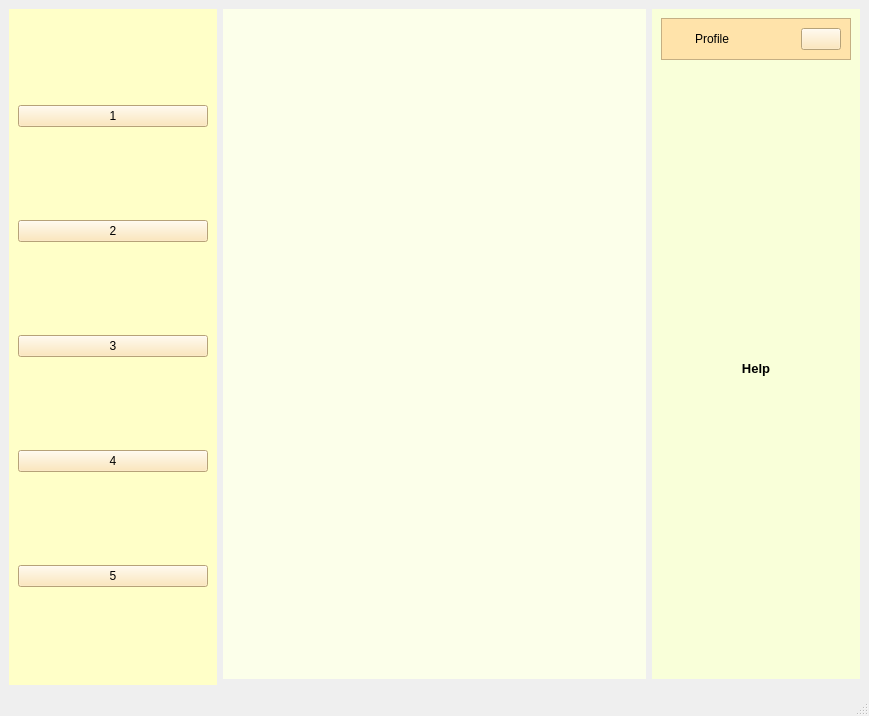
<?xml version="1.0" encoding="UTF-8"?>
<ui version="4.0">
 <class>MainWindow</class>
 <widget class="QMainWindow" name="MainWindow">
  <property name="geometry">
   <rect>
    <x>0</x>
    <y>0</y>
    <width>869</width>
    <height>716</height>
   </rect>
  </property>
  <property name="sizePolicy">
   <sizepolicy hsizetype="Preferred" vsizetype="Preferred">
    <horstretch>0</horstretch>
    <verstretch>0</verstretch>
   </sizepolicy>
  </property>
  <property name="windowTitle">
   <string>MainWindow</string>
  </property>
  <widget class="QWidget" name="centralwidget">
   <property name="sizePolicy">
    <sizepolicy hsizetype="Expanding" vsizetype="Expanding">
     <horstretch>0</horstretch>
     <verstretch>0</verstretch>
    </sizepolicy>
   </property>
   <layout class="QGridLayout" name="gridLayout">
    <item row="0" column="0" rowspan="2">
     <widget class="QWidget" name="widget" native="true">
      <property name="maximumSize">
       <size>
        <width>523</width>
        <height>16777215</height>
       </size>
      </property>
      <property name="styleSheet">
       <string notr="true">QWidget {
    background-color: rgb(255, 255, 200);
}


QPushButton {
	background-color: rgb(255, 227, 170);
}

QPushButton:hover {
    background-color: rgb(150, 150, 255); 
}

</string>
      </property>
      <layout class="QVBoxLayout" name="verticalLayout">
       <item>
        <widget class="QPushButton" name="pushButton">
         <property name="styleSheet">
          <string notr="true"/>
         </property>
         <property name="text">
          <string>1</string>
         </property>
        </widget>
       </item>
       <item>
        <widget class="QPushButton" name="pushButton_2">
         <property name="text">
          <string>2</string>
         </property>
        </widget>
       </item>
       <item>
        <widget class="QPushButton" name="pushButton_3">
         <property name="text">
          <string>3</string>
         </property>
        </widget>
       </item>
       <item>
        <widget class="QPushButton" name="pushButton_4">
         <property name="text">
          <string>4</string>
         </property>
        </widget>
       </item>
       <item>
        <widget class="QPushButton" name="pushButton_5">
         <property name="text">
          <string>5</string>
         </property>
        </widget>
       </item>
      </layout>
     </widget>
    </item>
    <item row="0" column="1" colspan="2">
     <widget class="QWidget" name="widget_2" native="true">
      <property name="styleSheet">
       <string notr="true">background-color: rgb(252, 255, 234);</string>
      </property>
      <layout class="QHBoxLayout" name="horizontalLayout">
       <item>
        <layout class="QGridLayout" name="gridLayout_2"/>
       </item>
      </layout>
     </widget>
    </item>
    <item row="0" column="3">
     <widget class="QWidget" name="centerMenuSubContainer" native="true">
      <property name="minimumSize">
       <size>
        <width>200</width>
        <height>0</height>
       </size>
      </property>
      <property name="styleSheet">
       <string notr="true">background-color: rgb(249, 255, 217);</string>
      </property>
      <layout class="QVBoxLayout" name="verticalLayout_7">
       <item alignment="Qt::AlignTop">
        <widget class="QFrame" name="frame_4">
         <property name="styleSheet">
          <string notr="true">
background-color: rgb(255, 227, 170);</string>
         </property>
         <property name="frameShape">
          <enum>QFrame::StyledPanel</enum>
         </property>
         <property name="frameShadow">
          <enum>QFrame::Raised</enum>
         </property>
         <layout class="QHBoxLayout" name="horizontalLayout_2">
          <item>
           <widget class="QLabel" name="label_2">
            <property name="text">
             <string>Profile</string>
            </property>
            <property name="alignment">
             <set>Qt::AlignCenter</set>
            </property>
           </widget>
          </item>
          <item alignment="Qt::AlignRight">
           <widget class="QPushButton" name="pushButton_7">
            <property name="toolTip">
             <string>CloseMenu</string>
            </property>
            <property name="text">
             <string/>
            </property>
            <property name="icon">
             <iconset resource="../../OneDrive/Pictures/resource files.qrc">
              <normaloff>:/icons/x-circle.svg</normaloff>:/icons/x-circle.svg</iconset>
            </property>
           </widget>
          </item>
         </layout>
        </widget>
       </item>
       <item alignment="Qt::AlignHCenter">
        <widget class="QStackedWidget" name="stackedWidget">
         <property name="currentIndex">
          <number>1</number>
         </property>
         <widget class="QWidget" name="page">
          <layout class="QVBoxLayout" name="verticalLayout_8">
           <item>
            <widget class="QLabel" name="label_3">
             <property name="font">
              <font>
               <pointsize>10</pointsize>
               <weight>75</weight>
               <bold>true</bold>
              </font>
             </property>
             <property name="text">
              <string>Settings</string>
             </property>
             <property name="alignment">
              <set>Qt::AlignCenter</set>
             </property>
            </widget>
           </item>
          </layout>
         </widget>
         <widget class="QWidget" name="page_3">
          <layout class="QVBoxLayout" name="verticalLayout_10">
           <item>
            <widget class="QLabel" name="label_4">
             <property name="font">
              <font>
               <pointsize>10</pointsize>
               <weight>75</weight>
               <bold>true</bold>
              </font>
             </property>
             <property name="text">
              <string>Help</string>
             </property>
             <property name="alignment">
              <set>Qt::AlignCenter</set>
             </property>
            </widget>
           </item>
          </layout>
         </widget>
         <widget class="QWidget" name="page_2">
          <layout class="QVBoxLayout" name="verticalLayout_9">
           <item alignment="Qt::AlignHCenter">
            <widget class="QLabel" name="label_8">
             <property name="font">
              <font>
               <pointsize>10</pointsize>
               <weight>75</weight>
               <bold>true</bold>
              </font>
             </property>
             <property name="text">
              <string>Information</string>
             </property>
             <property name="alignment">
              <set>Qt::AlignCenter</set>
             </property>
            </widget>
           </item>
          </layout>
         </widget>
        </widget>
       </item>
      </layout>
     </widget>
    </item>
   </layout>
  </widget>
  <widget class="QMenuBar" name="menubar">
   <property name="geometry">
    <rect>
     <x>0</x>
     <y>0</y>
     <width>869</width>
     <height>26</height>
    </rect>
   </property>
  </widget>
  <widget class="QStatusBar" name="statusbar"/>
 </widget>
 <resources>
  <include location="../../OneDrive/Pictures/resource files.qrc"/>
 </resources>
 <connections/>
</ui>
